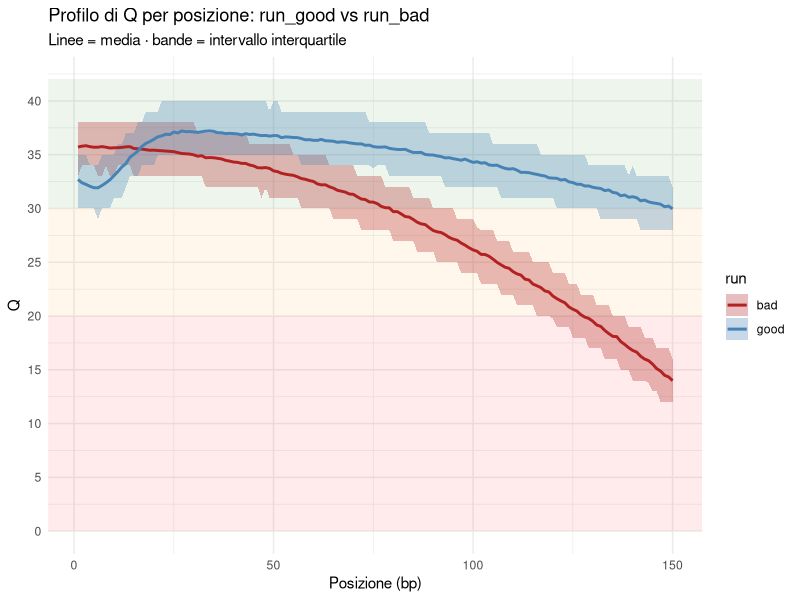
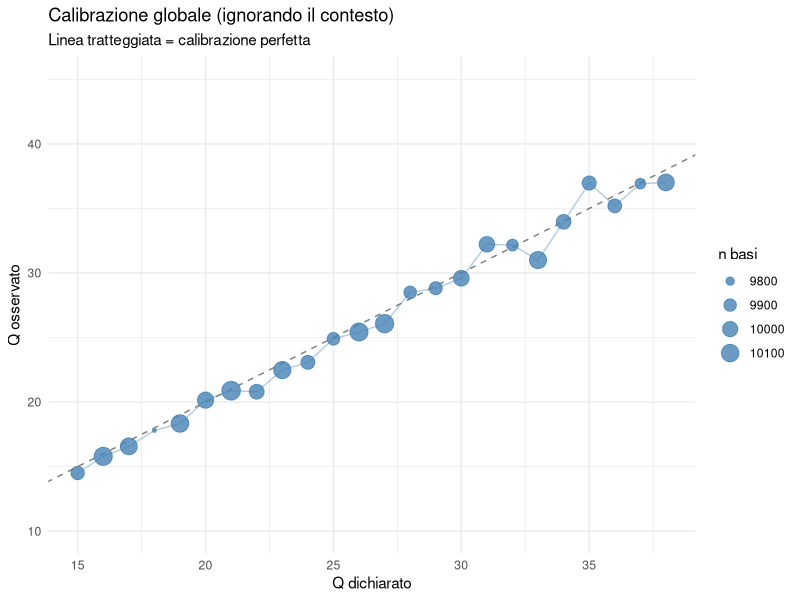
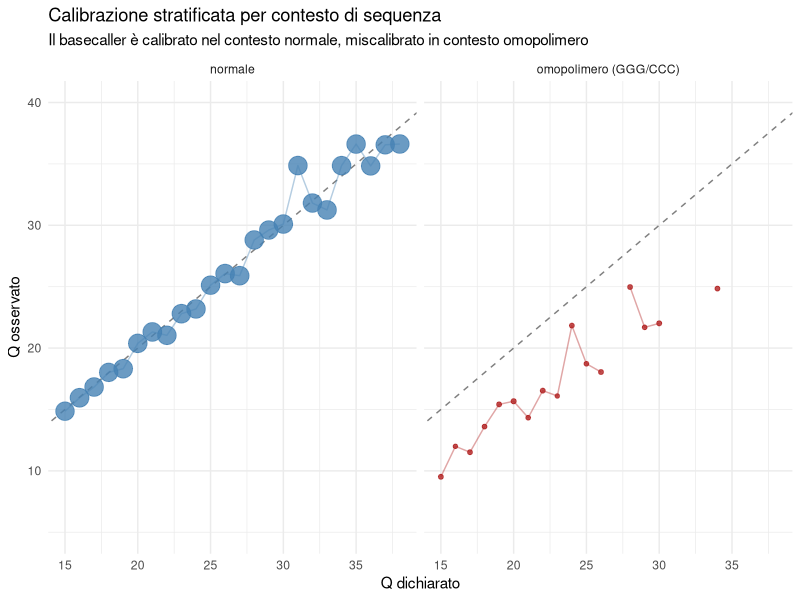

Recreate these plots in R, in order.
## ---- chunk 1
knitr::opts_chunk$set(
  echo = TRUE, message = FALSE, warning = FALSE,
  fig.width = 7, fig.height = 4, fig.align = "center"
)
set.seed(1234)
## ---- chunk 2
suppressPackageStartupMessages({
  library(ggplot2)
  library(dplyr)
  library(tidyr)
})
## ---- chunk 3
simulate_illumina <- function(n_reads, read_len, mean_profile_shape = "normal") {
  pos <- seq_len(read_len)

  q_profile <- switch(mean_profile_shape,
    "normal" = {
      38 - 6 * dnorm(pos, mean = 5, sd = 8) / dnorm(5, 5, 8) -
        (pos / read_len)^2 * 8
    },
    "degraded" = {
      36 - (pos / read_len)^2 * 22
    }
  )
  q_profile <- pmax(2, pmin(40, q_profile))

  Q <- matrix(
    pmax(2, pmin(40, round(rnorm(n_reads * read_len,
                                  mean = rep(q_profile, each = n_reads),
                                  sd = 3.5)))),
    nrow = n_reads, ncol = read_len
  )
  list(qual_matrix = Q, profile = q_profile)
}

run_good <- simulate_illumina(3000, 150, "normal")
run_bad  <- simulate_illumina(3000, 150, "degraded")
## ---- chunk 4
# Long format combinato
df_both <- bind_rows(
  as.data.frame(run_good$qual_matrix) |>
    setNames(seq_len(150)) |>
    pivot_longer(everything(), names_to = "position", values_to = "Q") |>
    mutate(run = "good"),
  as.data.frame(run_bad$qual_matrix)  |>
    setNames(seq_len(150)) |>
    pivot_longer(everything(), names_to = "position", values_to = "Q") |>
    mutate(run = "bad")
) |>
  mutate(position = as.integer(position))

# Statistiche per posizione
summary_by_pos <- df_both |>
  group_by(run, position) |>
  summarise(
    Q_mean = mean(Q),
    Q_q25  = quantile(Q, 0.25),
    Q_q75  = quantile(Q, 0.75),
    .groups = "drop"
  )

ggplot(summary_by_pos, aes(position, Q_mean, colour = run, fill = run)) +
  annotate("rect", xmin = -Inf, xmax = Inf, ymin = 0,  ymax = 20, alpha = 0.08, fill = "red") +
  annotate("rect", xmin = -Inf, xmax = Inf, ymin = 20, ymax = 30, alpha = 0.08, fill = "orange") +
  annotate("rect", xmin = -Inf, xmax = Inf, ymin = 30, ymax = 42, alpha = 0.08, fill = "forestgreen") +
  geom_ribbon(aes(ymin = Q_q25, ymax = Q_q75), alpha = 0.3, colour = NA) +
  geom_line(linewidth = 1) +
  scale_colour_manual(values = c(good = "steelblue", bad = "firebrick")) +
  scale_fill_manual(values   = c(good = "steelblue", bad = "firebrick")) +
  scale_y_continuous(breaks = seq(0, 40, 5), limits = c(0, 42)) +
  labs(title = "Profilo di Q per posizione: run_good vs run_bad",
       subtitle = "Linee = media · bande = intervallo interquartile",
       x = "Posizione (bp)", y = "Q") +
  theme_minimal(base_size = 11)
## ---- chunk 5
# Helper function: filtro trimming "SLIDINGWINDOW:4:20 MINLEN:100" semplificato
sopravvive <- function(Q_row, soglia = 20, min_len = 100) {
  # Tronchiamo al primo Q < soglia partendo dal 3'
  # Cerchiamo l'ultima posizione contigua con Q >= soglia dal 5'
  if (Q_row[1] < soglia) return(FALSE)
  first_low <- which(Q_row < soglia)
  trim_pos <- if (length(first_low) == 0) length(Q_row) else first_low[1] - 1
  trim_pos >= min_len
}

stats_run <- function(qual_mat) {
  frac_basi_lowQ <- mean(qual_mat < 20)
  frac_reads_almeno_una <- mean(apply(qual_mat < 20, 1, any))
  frac_reads_survive <- mean(apply(qual_mat, 1, sopravvive))
  data.frame(
    frac_basi_lowQ = frac_basi_lowQ,
    frac_reads_almeno_una_lowQ = frac_reads_almeno_una,
    frac_reads_sopravvissuti = frac_reads_survive
  )
}

tabella <- bind_rows(
  cbind(run = "good", stats_run(run_good$qual_matrix)),
  cbind(run = "bad",  stats_run(run_bad$qual_matrix))
)
tabella |> knitr::kable(digits = 3, caption = "Effetto del filtro Q ≥ 20")
## ---- chunk 6
simulate_context_dependent <- function(n_reads = 4000, read_len = 60) {
  bases <- c("A", "C", "G", "T")

  out <- vector("list", n_reads)
  for (i in seq_len(n_reads)) {
    true_seq <- sample(bases, read_len, replace = TRUE)
    Q_true <- sample(15:38, read_len, replace = TRUE)
    P_err_base <- 10^(-Q_true / 10)
    multiplier <- rep(1, read_len)
    for (k in 4:read_len) {
      context <- paste(true_seq[(k-3):(k-1)], collapse = "")
      if (context %in% c("GGG", "CCC")) multiplier[k] <- 3
    }
    P_err <- pmin(0.5, P_err_base * multiplier)
    is_error <- runif(read_len) < P_err

    read_seq <- true_seq
    if (any(is_error)) {
      for (j in which(is_error)) {
        read_seq[j] <- sample(setdiff(bases, true_seq[j]), 1)
      }
    }

    out[[i]] <- data.frame(
      read_id = i,
      position = seq_len(read_len),
      true_base = true_seq,
      read_base = read_seq,
      context_left = c(NA, NA, NA, sapply(4:read_len, function(k)
        paste(true_seq[(k-3):(k-1)], collapse = ""))),
      Q_declared = Q_true,
      is_error = is_error
    )
  }
  do.call(rbind, out)
}

calib_data <- simulate_context_dependent(n_reads = 4000, read_len = 60)
## ---- chunk 7
calib_global <- calib_data |>
  group_by(Q_declared) |>
  summarise(
    n = n(),
    P_obs = mean(is_error),
    Q_obs = -10 * log10(pmax(P_obs, 1e-10)),
    .groups = "drop"
  )

ggplot(calib_global, aes(Q_declared, Q_obs)) +
  geom_abline(slope = 1, intercept = 0, colour = "grey50", linetype = "dashed") +
  geom_point(aes(size = n), colour = "steelblue", alpha = 0.8) +
  geom_line(colour = "steelblue", alpha = 0.4) +
  scale_y_continuous(limits = c(10, 45)) +
  labs(title = "Calibrazione globale (ignorando il contesto)",
       subtitle = "Linea tratteggiata = calibrazione perfetta",
       x = "Q dichiarato", y = "Q osservato", size = "n basi") +
  theme_minimal(base_size = 11)
## ---- chunk 8
calib_strat <- calib_data |>
  filter(!is.na(context_left)) |>
  mutate(context_type = ifelse(context_left %in% c("GGG", "CCC"),
                                "omopolimero (GGG/CCC)", "normale")) |>
  group_by(context_type, Q_declared) |>
  summarise(
    n = n(),
    P_obs = mean(is_error),
    Q_obs = -10 * log10(pmax(P_obs, 1e-10)),
    .groups = "drop"
  ) |>
  filter(n >= 30)  # filtro per evitare rumore campionario estremo

ggplot(calib_strat, aes(Q_declared, Q_obs, colour = context_type)) +
  geom_abline(slope = 1, intercept = 0, colour = "grey50", linetype = "dashed") +
  geom_point(aes(size = n), alpha = 0.8) +
  geom_line(alpha = 0.4) +
  facet_wrap(~ context_type) +
  scale_colour_manual(values = c("normale" = "steelblue",
                                  "omopolimero (GGG/CCC)" = "firebrick")) +
  scale_y_continuous(limits = c(5, 40)) +
  labs(title = "Calibrazione stratificata per contesto di sequenza",
       subtitle = "Il basecaller è calibrato nel contesto normale, miscalibrato in contesto omopolimero",
       x = "Q dichiarato", y = "Q osservato", size = "n basi") +
  theme_minimal(base_size = 11) +
  theme(legend.position = "none")

# Quantificazione numerica del bias per contesto
calib_strat |>
  filter(Q_declared %in% c(15, 20, 25)) |>
  mutate(delta_Q = Q_obs - Q_declared) |>
  knitr::kable(digits = 2,
               caption = "Bias del basecaller per Q dichiarato e contesto")
## ---- chunk 9
risposte_3_2 <- tibble::tribble(
  ~plot,                      ~cosa_vedo,                                         ~ipotesi_nulla,                            ~decisione,

  "General Statistics",       "10 campioni con % dup tra 20-50%, %GC ~51-56, length 251. Una riga 'duplicated-reads' (sintetica) con % dup nettamente più alta.",
                              "I campioni del dataset sono comparabili tra loro (stessa distribuzione).",
                              "Escluderei 'duplicated-reads' (è un controllo artefatto). Per gli altri, verifico se qualche campione ha %dup > 1.5×IQR oltre la mediana del gruppo.",

  "Per-sequence quality scores", "Curve unimodali centrate a Q ~33-36 per la maggior parte dei campioni, due campioni mostrano un secondo picco a Q ~20 ('per_sequence_quality_scores' fail).",
                                  "I reads cattivi sono rari (la distribuzione di Q ha una sola moda alta).",
                                  "I campioni con bimodalità (BAQ1370.1.2 R2 e BAQ895.2 R2) hanno una sottopopolazione di reads di bassa qualità. Decisione: trimming aggressivo o esclusione del campione.",

  "Per Base Sequence Quality", "Curve a campana classiche con picco Q~38 a posizioni 15-30 e decrescita verso il 3' (Q~28-30 a fine read). Nessun crollo prematuro.",
                              "Q indipendente da posizione (i.i.d. lungo il read).",
                              "Ipotesi violata in modo atteso e fisiologico (phasing/dephasing Illumina). Decisione: trimming standard delle ultime ~10-15 bp con SLIDINGWINDOW, niente esclusioni.",

  "Per-sequence GC Content",  "Distribuzioni unimodali centrate ~52-55%, ma più larghe del normale e con code lunghe — caratteristico dei dati metagenomici (mix di specie con GC diverso).",
                              "Il %GC dei reads segue una normale stretta attorno al valore atteso del genoma.",
                              "Ipotesi violata, ma è il segnale biologico (eterogeneità di composizione del microbiota). Per un GWAS umano sarebbe un campanello d'allarme; per metagenomica è normale.",

  "Sequence Duplication Levels", "% di sequenze rimanenti dopo deduplication ~50-80% per la maggior parte dei campioni. Il sample 'duplicated-reads' è a ~20% (artefatto sintetico).",
                                  "Le sequenze duplicate sono rare.",
                                  "Ipotesi violata in modo controllato: % duplicati alti sono attesi in metagenomica amplificata per PCR. Per WGS umano, % duplicati > 30% sarebbe sospetta. Decisione: deduplication a valle (Picard MarkDuplicates).",

  "Adapter Content",          "Per la maggior parte dei campioni l'adapter content cresce dal ~0% a inizio read fino a ~5-15% verso le posizioni 200-251.",
                              "% adapter ~ 0 in tutte le posizioni del read.",
                              "Ipotesi violata, atteso per inserti corti rispetto a read length 251. Decisione: adapter trimming obbligatorio (Trimmomatic, fastp) prima dell'allineamento."
)
risposte_3_2 |> knitr::kable()
